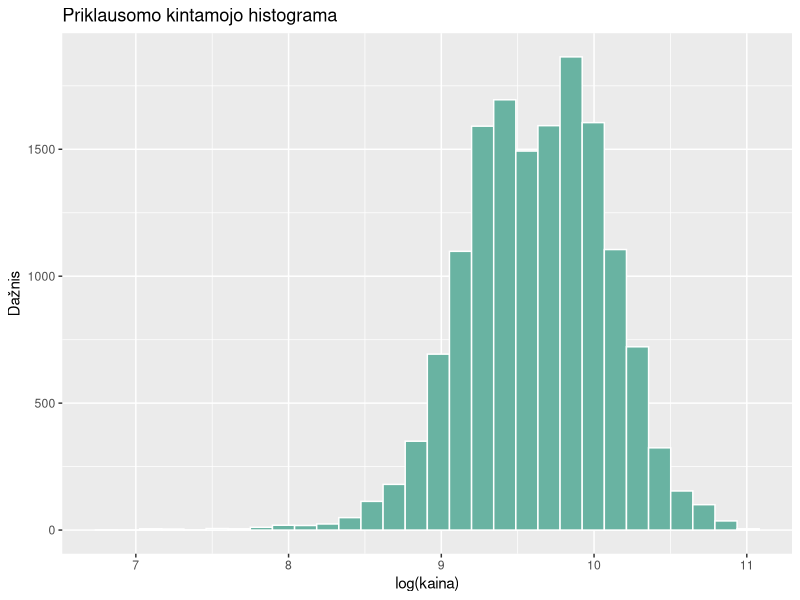
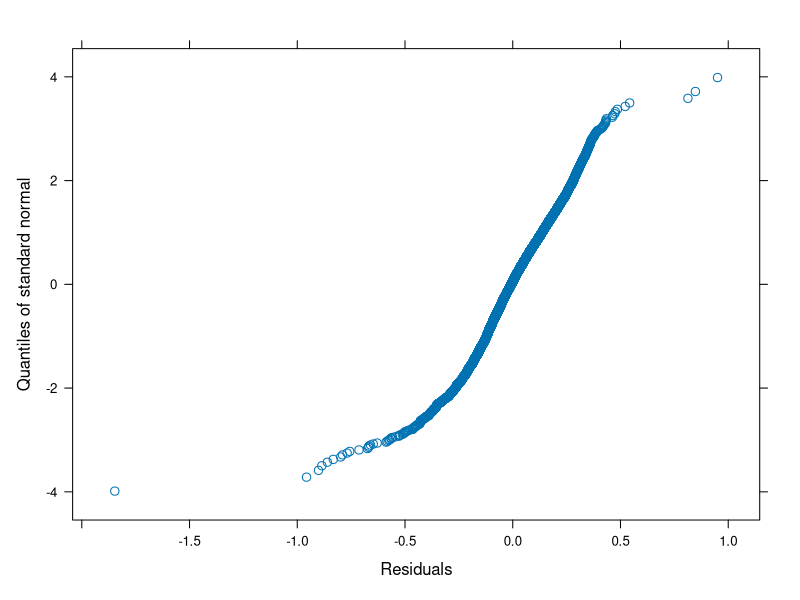
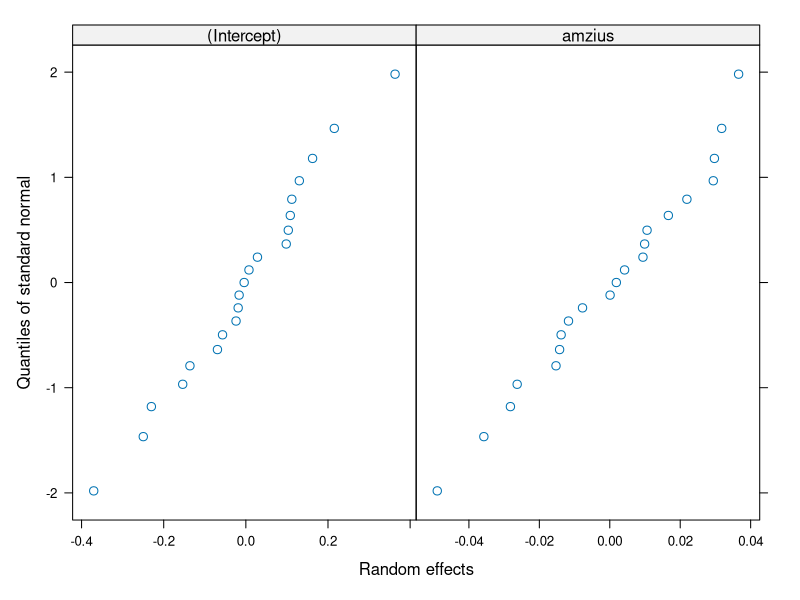
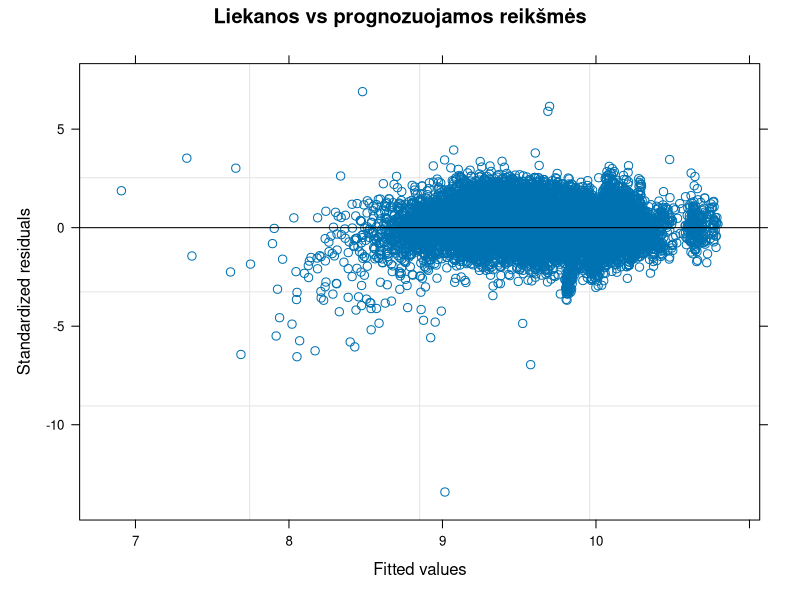
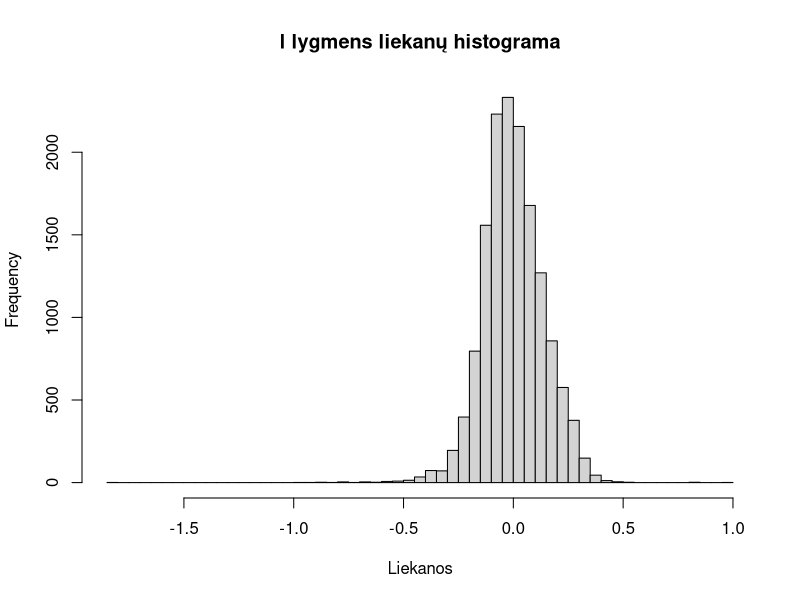

The R script that drew these images, in order:
# =====================================================================
# Autorės: Lidija Puščiūtė, Darja Baranova
# K6(10) – Savarankiškas HLM: naudotų Volkswagen automobilių kainos
# Duomenys: Kaggle „100,000 UK Used Car Data set“ (failas vw.csv)
# I lygmuo – automobilis (skelbimas), II lygmuo – automobilio modelis
# =====================================================================

# Bibliotekos
library(nlme)      # lme() – hierarchiniai tiesiniai modeliai (kaip paskaitos pavyzdyje)
library(ggplot2)   # priklausomo kintamojo histograma

# ---------------------------------------------------------------------
# 0. Duomenų nuskaitymas ir paruošimas
# ---------------------------------------------------------------------
duom <- read.csv("vw.csv")                               # failas tame pačiame aplanke kaip kodas
duom$model <- trimws(duom$model)                         # pavadinimų priekyje yra tarpas

duom <- subset(duom, fuelType %in% c("Petrol", "Diesel"))   # tik benzininiai ir dyzeliniai
duom <- subset(duom, engineSize > 0)                        # variklio tūris 0 – klaida
duom <- subset(duom, mpg >= 20 & mpg <= 100)                # neįtikėtinos sąnaudų reikšmės
duom <- duom[duom$model %in% names(which(table(duom$model) >= 30)), ]  # modeliai su >= 30 automobilių
duom$model <- factor(duom$model)

duom$lkaina <- log(duom$price)        # priklausomas kintamasis – kainos logaritmas
duom$amzius <- 2020 - duom$year       # amžius metais (duomenys surinkti 2020 m.)
duom$rida   <- duom$mileage / 1000    # rida, tūkst. mylių
duom$vid_variklis <- ave(duom$engineSize, duom$model)   # II lygmens kintamasis: modelio vidutinis variklio tūris

nrow(duom)            # stebėjimų skaičius
nlevels(duom$model)   # II lygmens aibių (modelių) skaičius
sort(table(duom$model))

# ---------------------------------------------------------------------
# 1. Priklausomo kintamojo normalumas
# ---------------------------------------------------------------------
ggplot(duom, aes(x = lkaina)) +
  geom_histogram(bins = 30, fill = "#69b3a2", color = "white") +
  labs(title = "Priklausomo kintamojo histograma", x = "log(kaina)", y = "Dažnis")
set.seed(2026)
shapiro.test(sample(duom$lkaina, 5000))   # shapiro.test leidžia iki 5000 stebėjimų – atsitiktinė imtis

# ---------------------------------------------------------------------
# 2. Besąlyginis modelis ir ICC
# ---------------------------------------------------------------------
model.0 <- lme(lkaina ~ 1, random = ~ 1 | model, data = duom)   # REML
summary(model.0)
VarCorr(model.0)
tau00 <- as.numeric(VarCorr(model.0)[1, "Variance"])
sigma2_0 <- model.0$sigma^2
ICC <- tau00 / (tau00 + sigma2_0)
ICC
intervals(model.0)    # PI dispersijų st. nuokrypiams (ar tau00 > 0, sigma^2 > 0)

# ---------------------------------------------------------------------
# 3. Intervalinių I lygmens kintamųjų koreliacijos
# ---------------------------------------------------------------------
round(cor(duom[, c("amzius", "rida", "mpg")]), 3)

# ---------------------------------------------------------------------
# 4. Dviejų lygmenų modelis
#    I lygmuo: amzius, rida, mpg (intervaliniai), transmission, fuelType (kategoriniai)
#    II lygmuo: vid_variklis
#    Atsitiktinio poveikio: konstanta ir amzius
#    Kategoriniams kintamiesiems R automatiškai sukuria pseudokintamuosius
#    (bazinės kategorijos – Automatic ir Diesel)
# ---------------------------------------------------------------------
duom$transmission <- factor(duom$transmission)   # Automatic, Manual, Semi-Auto
duom$fuelType <- factor(duom$fuelType)           # Diesel, Petrol
table(duom$transmission); table(duom$fuelType)

ctrl <- lmeControl(opt = "optim", maxIter = 200, msMaxIter = 200)
model.1 <- lme(lkaina ~ 1 + vid_variklis + amzius + rida + mpg + transmission + fuelType,
               random = ~ 1 + amzius | model, data = duom, control = ctrl)   # REML
summary(model.1)        # fiksuoti parametrai (Fixed effects) ir st. nuokrypiai (Random effects)
VarCorr(model.1)        # dispersijos: tau00, tau11, sigma^2

model.0ml <- update(model.0, method = "ML")   # modelių palyginimui – ML įverčiai
model.1ml <- update(model.1, method = "ML")

# Ar reikalingas atsitiktinis amžiaus nuolydis?
model.1a <- lme(lkaina ~ 1 + vid_variklis + amzius + rida + mpg + transmission + fuelType,
                random = ~ 1 | model, data = duom, method = "ML", control = ctrl)
anova(model.1ml, model.1a)       # p < 0,0001 – atsitiktinis nuolydis reikalingas

# ---------------------------------------------------------------------
# 5. Modeliai su sąveika (II lygmens kintamasis × I lygmens kintamasis)
# ---------------------------------------------------------------------
# SĄVEIKA 1: vid_variklis ir amzius
# Klausimas: ar didesnio variklio modeliai nuvertėja greičiau?
model.2ml <- update(model.1ml, . ~ . + vid_variklis:amzius)
summary(model.2ml)$tTable
anova(model.1ml, model.2ml)      # sąveika nereikšminga – nereikalinga

# SĄVEIKA 2: vid_variklis ir rida
# Klausimas: ar didesnio variklio modeliams rida kainą veikia kitaip?
model.3ml <- update(model.1ml, . ~ . + vid_variklis:rida)
summary(model.3ml)$tTable
anova(model.1ml, model.3ml)      # sąveika nereikšminga – nereikalinga

# ---------------------------------------------------------------------
# 6. GALUTINIS MODELIS: dviejų lygmenų modelis be sąveikų (model.1, REML)
#    Abi sąveikos nereikšmingos, todėl renkamės paprastesnį modelį
# ---------------------------------------------------------------------
summary(model.1)       # fiksuoti parametrai ir st. nuokrypiai
VarCorr(model.1)       # dispersijos: tau00, tau11, sigma^2

# ---------------------------------------------------------------------
# 7. Galutinio modelio palyginimas su besąlyginiu
# ---------------------------------------------------------------------
sigma2_1 <- model.1$sigma^2
(sigma2_0 - sigma2_1) / sigma2_0              # I lygmens dispersijos sąlyginis pokytis
anova(model.1ml, model.0ml)                   # AIC ir tikėtinumo santykio testas (ML)
AIC(model.0ml) - AIC(model.1ml)               # Akaikės indekso pokytis

# ---------------------------------------------------------------------
# 8. Prielaidų tikrinimas: liekanų normalumas ir homoskedastiškumas
# ---------------------------------------------------------------------
qqnorm(model.1, ~ resid(.))      # I lygmens liekanos e
qqnorm(model.1, ~ ranef(.))      # II lygmens u0 ir u1
plot(model.1, resid(., type = "pearson") ~ fitted(.), abline = 0,
     main = "Liekanos vs prognozuojamos reikšmės")   # homoskedastiškumas
hist(resid(model.1), breaks = 80, main = "I lygmens liekanų histograma", xlab = "Liekanos")
mean(abs(resid(model.1, type = "pearson")) > 3)   # dalis liekanų, didesnių nei 3 st. nuokrypiai
round(ranef(model.1), 3)                          # kiekvieno modelio u0 ir u1

# ---------------------------------------------------------------------
# 9. Prognozė su galutiniu modeliu
#    3 metų VW Golf, 30 tūkst. mylių rida, 55 mpg, mechaninė dėžė, benzinas
# ---------------------------------------------------------------------
vv_golf <- unique(duom$vid_variklis[duom$model == "Golf"])   # Golf vidutinis variklio tūris
naujas_golf <- data.frame(
  model = factor("Golf", levels = levels(duom$model)),
  vid_variklis = vv_golf,
  amzius = 3,
  rida = 30,
  mpg = 55,
  transmission = factor("Manual", levels = levels(duom$transmission)),
  fuelType = factor("Petrol", levels = levels(duom$fuelType))
)

exp(predict(model.1, naujas_golf, level = 0))   # pagal fiksuotą dalį (level = 0), £
exp(predict(model.1, naujas_golf, level = 1))   # su Golf atsitiktiniais efektais (level = 1), £
